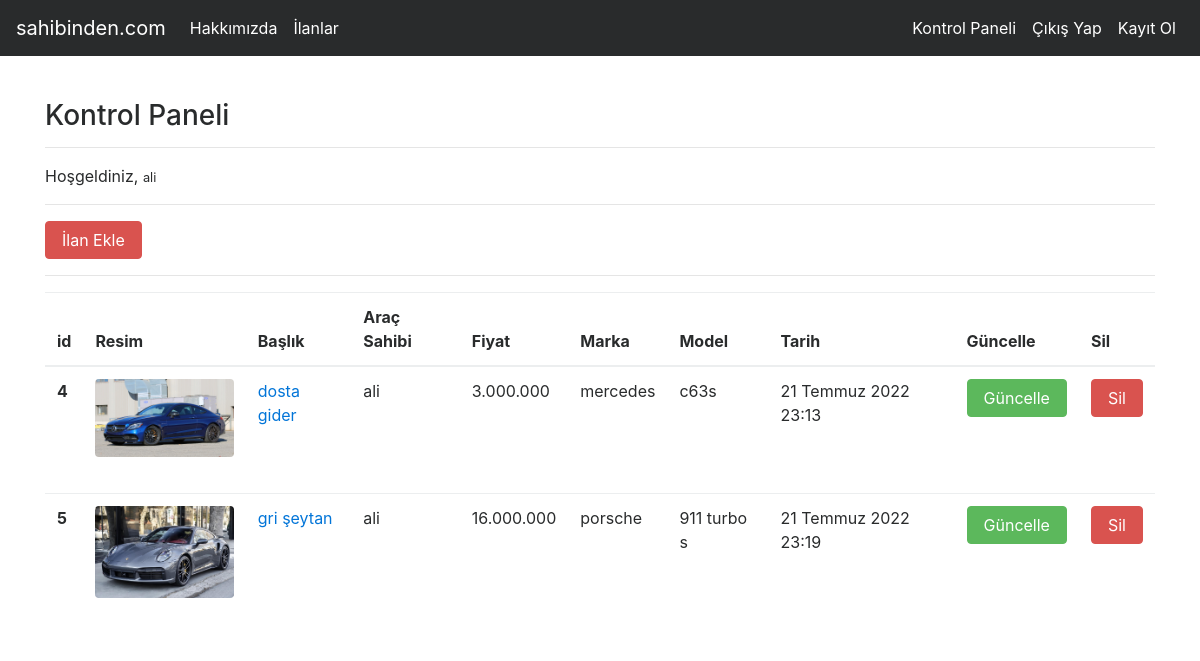
The app's page /adverts/dashboard/ (signed in) with its own data.
### advert/models.py (models this page shows, shortened)
class Advert(models.Model):
    author=models.ForeignKey("auth.User",on_delete=models.CASCADE,verbose_name="ilan sahibi")#verbose_name admin kontrol panelinde gözükecek isim
    title=models.CharField(max_length=50,verbose_name="ilan başlığı")
    content=RichTextField()#ck editor RichTextField() # TextField yapılırsa adminde sıkıntı çıkarmıyor
    created_date=models.DateTimeField(auto_now_add=True)
    price=models.CharField(max_length=50,verbose_name="ilan fiyatı")
    marka=models.CharField(max_length=50,verbose_name="ilan markası")
    model=models.CharField(max_length=50,verbose_name="ilan modeli")
    advert_image=models.FileField(blank=True,null=True,verbose_name="ilana resim ekleyin")#bu alan hem boş olabilir hem null olabilir

### advert/views.py (the view)
# urls.py: path('dashboard/', views.dashboard,name="dashboard"),
def dashboard(request):
    adverts=Advert.objects.filter(author=request.user)
    context={"adverts":adverts}
    return render(request,"dashboard.html",context)

### templates/dashboard.html
{% extends "layout.html" %}
{% block body %}
<h3>Kontrol Paneli</h3>
<hr>
<p>
Hoşgeldiniz, <small>{{request.user.username}}</small>
</p>
<hr>
<a  class="btn btn-danger" href="/adverts/addadvert">İlan Ekle</a>
<hr>
{% if adverts %}
<table class="table">
  <thead>
    <tr>
      <th scope="col">id</th>
      <th scope="col">Resim</th>
      <th scope="col">Başlık</th>
      <th scope="col">Araç Sahibi</th>
      <th scope="col">Fiyat</th>
      <th scope="col">Marka</th>
      <th scope="col">Model</th>
      <th scope="col">Tarih</th>
      <th scope="col">Güncelle</th>
      <th scope="col">Sil</th>
    </tr>
  </thead>
  <tbody>
    {% for advert in adverts  %}
        <tr>
        <th scope="row">{{advert.id}}</th>
        <td>{% if advert.advert_image %}
                        <a href="/adverts/advert/{{advert.id}}"><figure class="mb-4"><img class="img-fluid rounded" src="{{advert.advert_image.url}}" width="150" height="125" alt="..."></figure></a>
                        {% endif %}</td>
        <td><a href="/adverts/advert/{{advert.id}}">{{advert.title}}</a></td>
        <td>{{advert.author.username}}</td>
        <td>{{advert.price}}</td>
        <td>{{advert.marka}}</td>
        <td>{{advert.model}}</td>
        <td>{{advert.created_date}}</td>
        <td><a href="/adverts/update/{{advert.id}}" class="btn btn-success">Güncelle</a></td>
        <td><a href="/adverts/delete/{{advert.id}}" class="btn btn-danger">Sil</a></td>
        </tr>
    {% endfor %}
  </tbody>
</table>
{% else %}
<div class="alert alert-danger">
    Henüz makaleniz bulunmuyor...
</div>
{% endif %}
{% endblock body %}

### records on screen
Advert: id "4", advert_image (picture), title "dosta gider", author.username "ali", price "3.000.000", marka "mercedes", model "c63s", created_date "21 Temmuz 2022 23:13"
Advert: id "5", advert_image (picture), title "gri şeytan", author.username "ali", price "16.000.000", marka "porsche", model "911 turbo s", created_date "21 Temmuz 2022 23:19"

### other values on screen
{{ request.user.username }} "ali"
